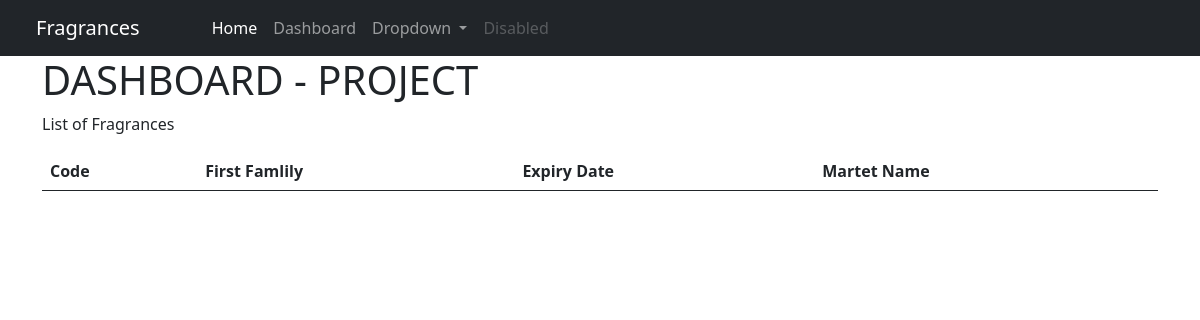
The page /dashboard/ on the database as committed earlier.
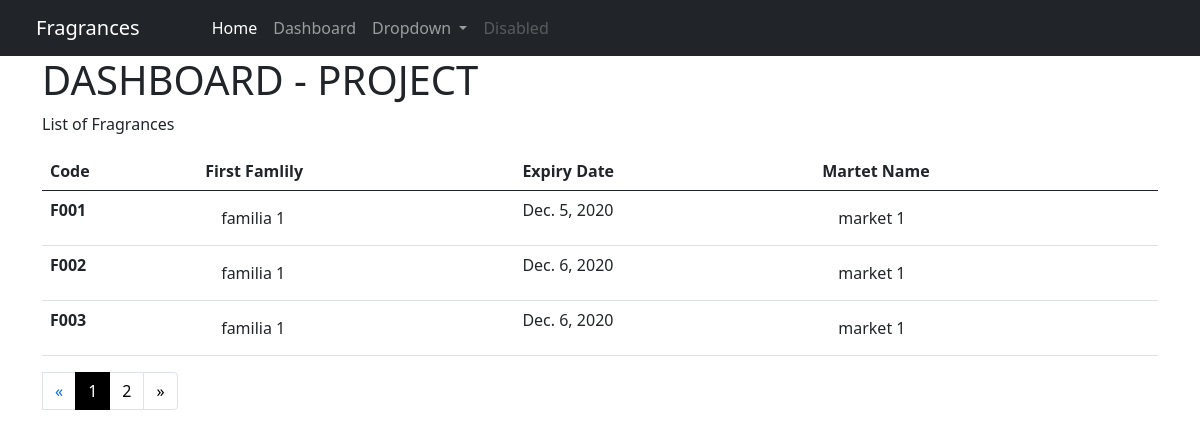
The same page on the database as committed later.
### fragrances/models.py (models this page shows, shortened)
class FragrancesModel(models.Model):
    fragrance_code = models.CharField(max_length=20, verbose_name="fragrance code")
    essential_club = models.BooleanField(verbose_name="essential club")
    vigente = models.BooleanField(verbose_name="vigente")
    application = models.ManyToManyField(ApplicationModel, verbose_name="application")  # Relation Many to Many (it is like a TAG)
    commercial_name = models.CharField(max_length=20, verbose_name="commercial name")
    box = models.IntegerField(verbose_name="box")
    cost_kilo_us = models.FloatField(verbose_name="cost kilo")
    selling_price_aud = models.FloatField(verbose_name="selling price")
    first_family = models.ManyToManyField(FirstFamilyModel, verbose_name="first")  # Relation Many to Many (it is like a TAG)
    second_family = models.ManyToManyField(SecondFamilyModel, verbose_name="second family")  # Relation Many to Many (it is like a TAG)
    third_family = models.ManyToManyField(ThirdFamilyModel, verbose_name="third family")  # Relation Many to Many (it is like a TAG)
    market_type = models.ManyToManyField(MarketTypeModel, verbose_name="market type")  # Relation Many to Many (it is like a TAG)
    nota_salida = models.ManyToManyField(NotaSalidaModel, verbose_name="nota salida")  # Relation Many to Many (it is like a TAG)
    nota_cuerpo = models.ManyToManyField(NotaCuerpoModel, verbose_name="nota cuerpo")  # Relation Many to Many (it is like a TAG)
    nota_fondo = models.ManyToManyField(NotaFondoModel, verbose_name="nota fondo")  # Relation Many to Many (it is like a TAG)
    expiry_date = models.DateField(verbose_name="expiry date")
    sample_size = models.FloatField(verbose_name="sample size")
    technology = models.ManyToManyField(TechnologyModel, verbose_name="technology")  # Relation Many to Many (it is like a TAG)
    collection_prom = models.ManyToManyField(CollectionModel, verbose_name="collection")  # Relation Many to Many (it is like a TAG)
    shortlisted = models.BooleanField(verbose_name="shortlisted")
    won_selling = models.BooleanField(verbose_name="won selling")
    natural_extracts = models.ManyToManyField(NaturalExtractsModel, verbose_name="natural extracts")  # Relation Many to Many (it is like a TAG)
    allergen = models.FloatField(verbose_name="allergen")
    natural_percentage = models.BooleanField(verbose_name="natural percentage")
    natural_derived = models.BooleanField(verbose_name="natural derived")
    ecocert = models.BooleanField(verbose_name="ecocert")
    bio_degradable = models.BooleanField(verbose_name="bio degradable")
    dangerous_good = models.BooleanField(verbose_name="dangerous good")
    ai = models.BooleanField(verbose_name="ai")

class FirstFamilyModel(models.Model):
    first_family = models.CharField(max_length=20)
    def __str__(self):
        return self.first_family

class MarketTypeModel(models.Model):
    market_type = models.CharField(max_length=20)
    def __str__(self):
        return self.market_type

### fragrances/views.py (the view)
# urls.py: path('dashboard/', FragrancesList.as_view(), name='dashboard'),
class FragrancesList(ListView):
    model = FragrancesModel
    template_name = 'dashboard.html'
    context_object_name = 'fragrance_list'  # esta categoria renombra objetc_list por un nombre mas legible
    paginate_by = 3

### fragrances/templates/dashboard.html
{% extends 'base.html' %}
{% block content %}
    <div class="container">
        <h1>DASHBOARD - PROJECT</h1>
        <p>List of Fragrances</p>
        <table class="table table-hover">
            <thead>
            <tr>
                <th scope="col">Code</th>
                <th scope="col">First Famlily</th>
                <th scope="col">Expiry Date</th>
                <th scope="col">Martet Name</th>
            </tr>
            </thead>
            <tbody>
            {% for f in fragrance_list %}
                <tr>
                    <th scope="row">{{ f.fragrance_code }}</th>
                    <td>
                        <ul class="list-group list-group-flush">
                            {% for ff in f.first_family.all %}
                                <li class="list-group-item">{{ ff }} </li>
                            {% endfor %}
                        </ul>
                    </td>
                    <td>{{ f.expiry_date }}</td>
                    <td>
                        <ul class="list-group list-group-flush">
                            {% for mt in f.market_type.all %}
                                <li class="list-group-item">{{ mt }} </li>
                            {% endfor %}
                        </ul>
                    </td>
                </tr>
            {% endfor %}
            </tbody>
        </table>
        {% if page_obj.has_other_pages %}
            <ul class="pagination">
                {% if page_obj.has_previous %}
                    <li class="page-item "><a class="page-link"
                                              href="?page={{ page_obj.previous_page_number }}">&laquo;</a>
                    </li>
                {% else %}
                    <li class="disabled"><span class="page-link">&laquo;</span></li>
                {% endif %}
                {% for i in page_obj.paginator.page_range %}
                    {% if page_obj.number == i %}
                        <li class="page-item active"><span class="page-link">{{ i }} </span></li>
                    {% else %}
                        <li class="page-item"><a class="page-link" href="?page={{ i }}">{{ i }}</a></li>
                    {% endif %}
                {% endfor %}
                {% if page_obj.has_next %}
                    <li class="page-item"><a class="page-link"
                                             href="?page={{ page_obj.next_page_number }}">&raquo;</a></li>
                {% else %}
                    <li class="disabled"><span class="page-link">&raquo;</span></li>
                {% endif %}
            </ul>
        {% endif %}
    </div>
{% endblock content %}

### fragrances/templates/base.html (shortened to what this page needs)
<html>
<head>
    <link href="https://cdn.jsdelivr.net/npm/bootstrap@5.0.0-beta1/dist/css/bootstrap.min.css" rel="stylesheet"
>
</head>
<body>
{% include 'navbar.html' %}
{% block content %}
{% endblock content %}
</body>
</html>

### fragrances/templates/navbar.html (shortened to what this page needs)
    <nav class="navbar navbar-dark bg-dark navbar-expand-lg navbar-light bg-light px-4">
        <div class="container-fluid">
            <a class="navbar-brand" href="#">Fragrances</a>
            <div class="collapse navbar-collapse" id="navbarSupportedContent">
                <ul class="navbar-nav me-auto mb-2 mb-lg-0 px-5">
                    <li class="nav-item">
                        <a class="nav-link active" aria-current="page" href="{% url 'home' %}">Home</a>
                    </li>
                    <li class="nav-item">
                        <a class="nav-link" href="{% url 'dashboard' %}">Dashboard</a>
                    </li>
                    <li class="nav-item dropdown">
                        <a class="nav-link dropdown-toggle" href="#" id="navbarDropdown" role="button"
                           data-bs-toggle="dropdown" aria-expanded="false">
                            Dropdown
                        </a>
                    </li>
                    <li class="nav-item">
                        <a class="nav-link disabled" href="#" tabindex="-1" aria-disabled="true">Disabled</a>
                    </li>
                </ul>
            </div>
        </div>
    </nav>

### fragrances/templates/base.html (style rules this page uses)
.page-item.active .page-link { background-color: black; border-color: black; }
.page-item .page-link { color: black; }

Rows that differ between the two databases and show on the page:
added FragrancesModel: fragrance_code "F001", expiry_date "Dec. 5, 2020"
added FirstFamilyModel: first_family "familia 1"
added MarketTypeModel: market_type "market 1"
added FragrancesModel: fragrance_code "F002", expiry_date "Dec. 6, 2020"
added FragrancesModel: fragrance_code "F003", expiry_date "Dec. 6, 2020"
Other text that changed with them:
new list line: "1"
new list line: "2"
